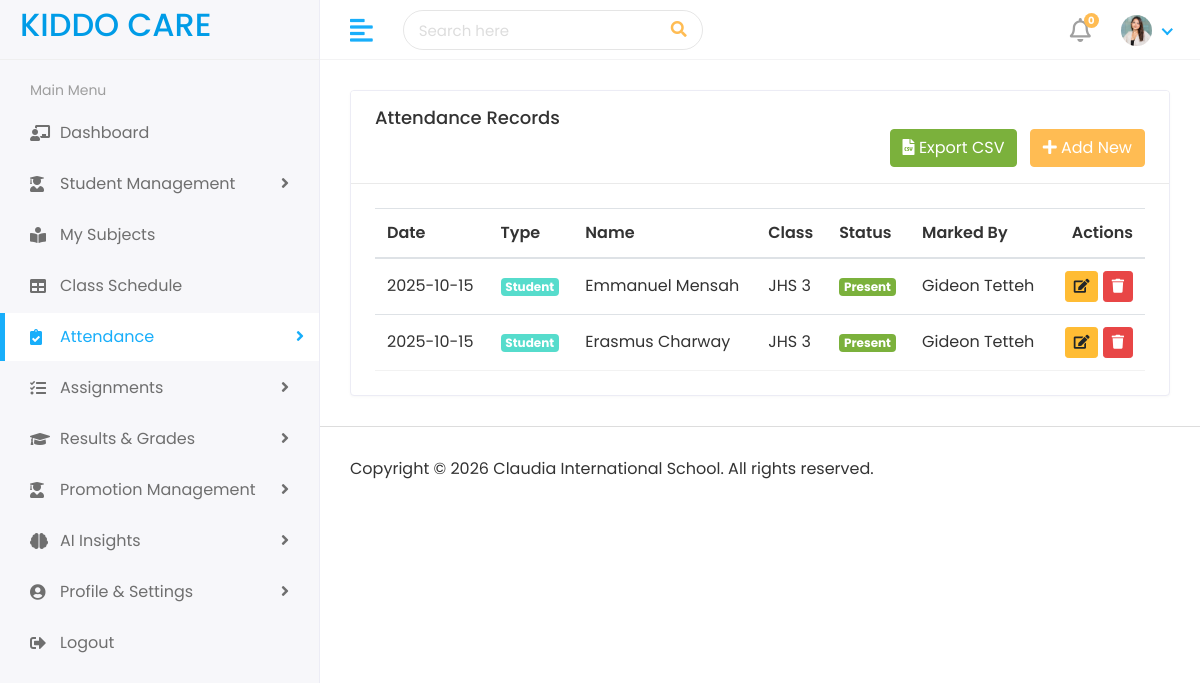
Page /teacher/attendance-list/ (signed in) on the earlier database version.
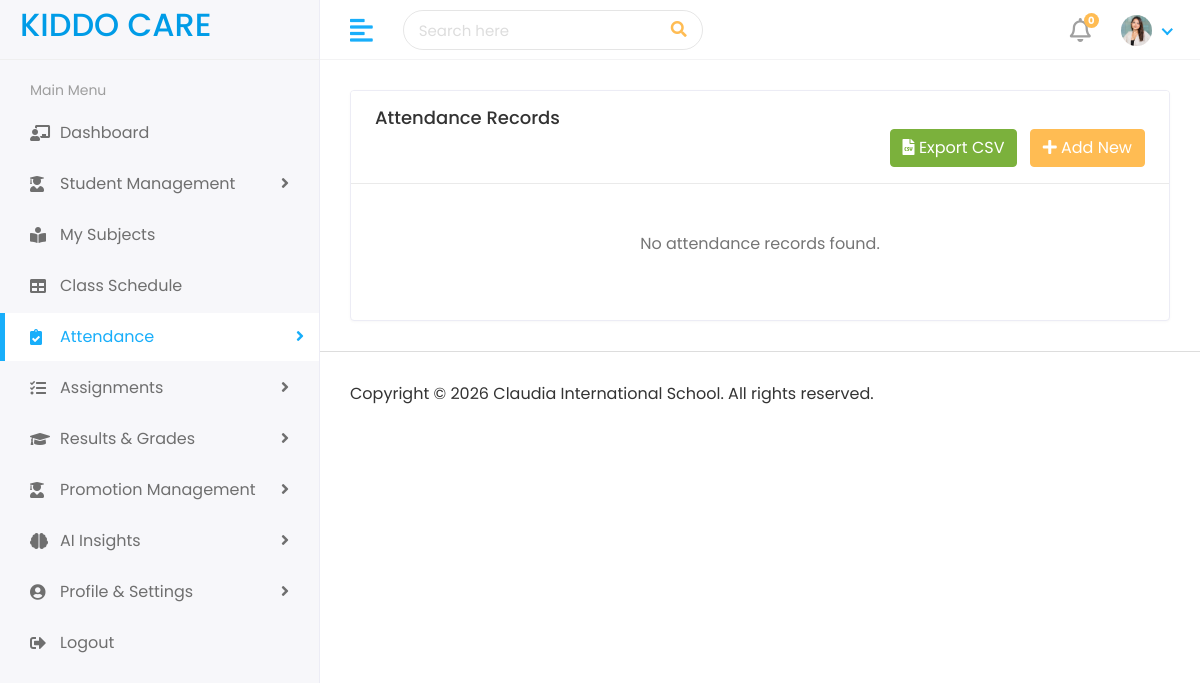
Same page on the later database version.
### account/models.py (models this page shows, shortened)
class Attendance(models.Model):
    ATTENDANCE_TYPE_CHOICES = [
        ("student", "Student"),
        ("teacher", "Teacher"),
    ]
    STATUS_CHOICES = [
        ("present", "Present"),
        ("absent", "Absent"),
        ("late", "Late"),
        ("excused", "Excused"),
        ("sick", "Sick Leave"),
    ]
    CLASS_CHOICES = [
        ("CRECHE", "Creche"),
        ("NURSERY_1", "Nursery 1"),
        ("NURSERY_2", "Nursery 2"),
        ("KINDERGARTEN", "Kindergarten"),
        ("UPPER_PRIMARY_4", "Upper Primary 4"),
        ("UPPER_PRIMARY_5", "Upper Primary 5"),
        ("UPPER_PRIMARY_6", "Upper Primary 6"),
        ("JHS_1", "JHS 1"),
        ("JHS_2", "JHS 2"),
        ("JHS_3", "JHS 3"),
    ]
    id = models.UUIDField(primary_key=True, default=uuid.uuid4, editable=False)
    attendance_type = models.CharField(max_length=20, choices=ATTENDANCE_TYPE_CHOICES)
    student = models.ForeignKey(Student, on_delete=models.CASCADE, related_name="attendance", blank=True, null=True)
    teacher = models.ForeignKey(Teacher, on_delete=models.CASCADE, related_name="attendance", blank=True, null=True)
    class_attendance = models.CharField(max_length=50, choices=CLASS_CHOICES,default=0)
    date = models.DateField(default=timezone.now)
    status = models.CharField(max_length=20, choices=STATUS_CHOICES, default="present")
    remarks = models.TextField(blank=True)
    marked_by = models.ForeignKey(CustomUser, on_delete=models.SET_NULL, null=True, related_name="marked_attendance")
    created_at = models.DateTimeField(auto_now_add=True)
    updated_at = models.DateTimeField(auto_now=True)
    class Meta:
        verbose_name = "Attendance"
        verbose_name_plural = "Attendance Records"
        unique_together = [['student', 'date'], ['teacher', 'date']]
        ordering = ["-date"]

class Student(models.Model):
    CLASS_CHOICES = [
        ("CRECHE", "Creche"),
        ("NURSERY_1", "Nursery 1"),
        ("NURSERY_2", "Nursery 2"),
        ("KINDERGARTEN", "Kindergarten"),
        ("UPPER_PRIMARY_4", "Upper Primary 4"),
        ("UPPER_PRIMARY_5", "Upper Primary 5"),
        ("UPPER_PRIMARY_6", "Upper Primary 6"),
        ("JHS_1", "JHS 1"),
        ("JHS_2", "JHS 2"),
        ("JHS_3", "JHS 3"),
    ]
    PROMOTION_STATUS_CHOICES = [
        ("pending", "Pending"),
        ("promoted", "Promoted"),
        ("retained", "Retained"),
        ("graduated", "Graduated"),
    ]
    id = models.UUIDField(primary_key=True, default=uuid.uuid4, editable=False)
    user = models.OneToOneField(CustomUser, on_delete=models.CASCADE, related_name="student_profile")
    parent = models.ForeignKey(Parent, on_delete=models.CASCADE, related_name="students")
    school = models.ForeignKey(School, on_delete=models.CASCADE, related_name="students")
    student_id = models.CharField(max_length=20, unique=True, editable=False)
    admission_number = models.CharField(max_length=20, unique=True, editable=False)
    student_class = models.CharField(max_length=50, choices=CLASS_CHOICES)
    previous_class = models.CharField(max_length=50, choices=CLASS_CHOICES, blank=True, null=True)
    promotion_status = models.CharField(
        max_length=20,
        choices=PROMOTION_STATUS_CHOICES,
        default="pending",
        help_text="Current promotion status of the student"
    )
    promoted_to = models.CharField(
        max_length=50,
        choices=CLASS_CHOICES,
        blank=True,
        null=True,
        help_text="Class to which student will be promoted"
    )
    promotion_date = models.DateField(blank=True, null=True)
    joining_date = models.DateField(default=timezone.now)
    mobile_number = models.CharField(max_length=15)
    student_image = models.ImageField(upload_to="student_images/", blank=True, null=True)
    allergies = models.TextField(blank=True)
    medical_conditions = models.TextField(blank=True)
    slug = models.SlugField(unique=True, max_length=150, blank=True)
    is_active = models.BooleanField(default=True)
    notes = models.TextField(blank=True)
    created_at = models.DateTimeField(auto_now_add=True)
    updated_at = models.DateTimeField(auto_now=True)
    class Meta:
        verbose_name = "Student"
        verbose_name_plural = "Students"
        ordering = ["-created_at"]

class CustomUser(AbstractUser):
    ROLE_CHOICES = [
        ("admin", "Admin"),
        ("teacher", "Teacher"),
        ("student", "Student"),
        ("parent", "Parent"),
    ]
    GENDER_CHOICES = [
        ("male", "Male"),
        ("female", "Female"),
        ("other", "Other"),
    ]
    id = models.UUIDField(primary_key=True, default=uuid.uuid4, editable=False)
    role = models.CharField(max_length=20, choices=ROLE_CHOICES, default="student")
    phone_number = models.CharField(max_length=15, blank=True, null=True)
    gender = models.CharField(max_length=10, choices=GENDER_CHOICES, blank=True, null=True)
    date_of_birth = models.DateField(blank=True, null=True)
    address = models.TextField(blank=True, null=True)
    profile_picture = models.ImageField(upload_to="profile_pictures/", blank=True, null=True)
    is_active = models.BooleanField(default=True)
    created_at = models.DateTimeField(auto_now_add=True)
    updated_at = models.DateTimeField(auto_now=True)
    USERNAME_FIELD = "username"
    REQUIRED_FIELDS = ["email"]
    class Meta:
        verbose_name = "User"
        verbose_name_plural = "Users"
        ordering = ["-created_at"]

### teacher/views.py (the view, shortened to what this page needs)
# urls.py: path('attendance-list/', views.attendance_list, name='attendance-list'),
@login_required
def attendance_list(request):
    user = request.user
    if user.role == "admin":
        school = user.managed_school if hasattr(user, 'managed_school') else None
        if not school:
            messages.error(request, "Admin school not found.")
            return redirect("account:dashboard")
        attendances = Attendance.objects.filter(student__school=school) | Attendance.objects.filter(teacher__school=school)
    elif user.role == "student":
        attendances = Attendance.objects.filter(student__user=user)
    else:
        messages.error(request, "You don't have permission to view attendance.")
        return redirect("account:dashboard")
    attendances = attendances.select_related('student__user', 'teacher__user', 'marked_by').order_by('-date')
    return render(request, 'teacher/attendance_list.html', {'attendances': attendances})

### teacher/templates/teacher/attendance_list.html (shortened to what this page needs)
{% extends 'teacher/base.html' %}
{% load static %}
{% block content %}
<div class="row">
  <div class="col-sm-12">
    <div class="card">
      <div class="card-header">
        <h4 class="card-title">Attendance Records</h4>
        <div class="float-right">
          <button id="export-csv" class="btn btn-success mr-2">
            <i class="fas fa-file-csv"></i> Export CSV
          </button>
          <a href="{% url 'teacher:mark-attendance' %}" class="btn btn-primary">
            <i class="fas fa-plus"></i> Add New
          </a>
        </div>
      </div>
      <div class="card-body">
        {% if attendances %}
          <div class="table-responsive">
            <table id="attendance-table" class="table table-hover table-center mb-0">
              <thead>
                <tr>
                  <th>Date</th>
                  <th>Type</th>
                  <th>Name</th>
                  <th>Class</th>
                  <th>Status</th>
                  <th>Marked By</th>
                  <th class="text-right">Actions</th>
                </tr>
              </thead>
              <tbody>
                {% for att in attendances %}
                <tr>
                  <td data-label="Date">{{ att.date|date:"Y-m-d" }}</td>
                  <td data-label="Type">
                    <span class="badge badge-{% if att.attendance_type == 'student' %}info{% else %}warning{% endif %}">
                      {{ att.get_attendance_type_display }}
                    </span>
                  </td>
                  <td data-label="Name">
                    {% if att.student %}
                      {{ att.student.user.get_full_name }}
                    {% elif att.teacher %}
                      {{ att.teacher.user.get_full_name }}
                    {% else %}
                      —
                    {% endif %}
                  </td>
                  <td data-label="Class">{{ att.get_class_attendance_display }}</td>
                  <td data-label="Status">
                    <span class="badge badge-{% if att.status == 'present' %}success{% elif att.status == 'absent' %}danger{% elif att.status == 'late' %}warning{% else %}secondary{% endif %}">
                      {{ att.get_status_display }}
                    </span>
                  </td>
                  <td data-label="Marked By">
                    {{ att.marked_by.get_full_name|default:att.marked_by.username }}
                  </td>
                  <td class="text-right" data-label="Actions">
                    <a href="{% url 'teacher:attendance-update' attendance_id=att.id %}" class="btn btn-sm btn-warning">
                      <i class="fas fa-edit"></i>
                    </a>
                    <a href="{% url 'teacher:attendance-delete' attendance_id=att.id %}" class="btn btn-sm btn-danger">
                      <i class="fas fa-trash"></i>
                    </a>
                  </td>
                </tr>
                {% endfor %}
              </tbody>
            </table>
          </div>
        {% else %}
          <div class="text-center py-4">
            <p class="text-muted">No attendance records found.</p>
          </div>
        {% endif %}
      </div>
    </div>
  </div>
</div>
{% endblock %}

Differences in the rows shown:
removed Attendance: date "2025-10-15", attendance_type "Student", student.user.get_full_name "Emmanuel Mensah", class_attendance "JHS 3", status "Present", marked_by.get_full_name "Gideon Tetteh"
removed Attendance: date "2025-10-15", attendance_type "Student", student.user.get_full_name "Erasmus Charway", class_attendance "JHS 3", status "Present", marked_by.get_full_name "Gideon Tetteh"
Other differences:
text no longer shown: "Date Type Name Class Status Marked By Actions"
text now shown: "No attendance records found."
